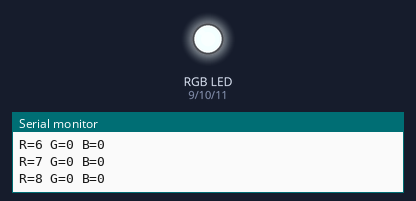
This sketch was run on a simulated Arduino Uno, built with avr-gcc and run on an emulated ATmega328P. Shown: an RGB LED mixed from three pins (HIGH = lit), the last lines printed to the serial monitor. Dim RGB values are drawn brighter than linear.

Above: at 0.15 s.
At 5.32 s:
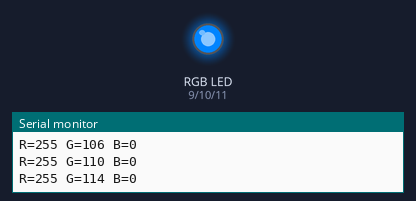
At 9.3 s:
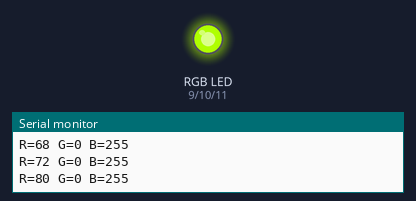
At 15.88 s:
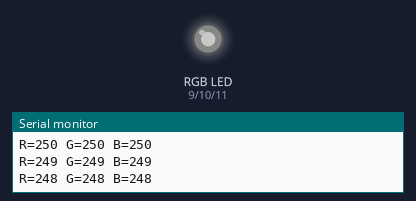
At 21.9 s:
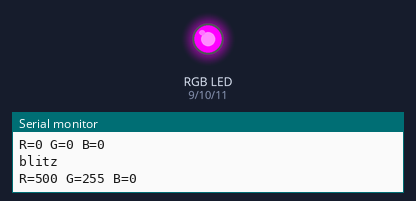
At 37.2 s:
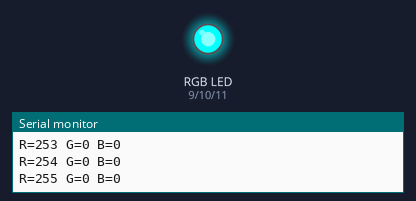
Timing chart, 0 to 40.0 s (numbered marks = the images above):
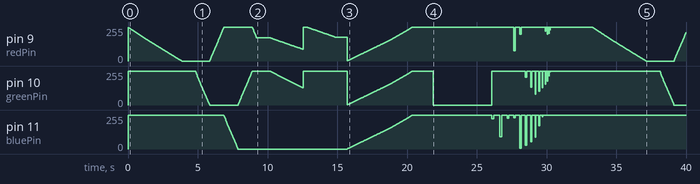

The sketch:

HSV2RGB.ino
```cpp
int RGB[3];
int redPin = 9;
int greenPin = 10;
int bluePin = 11;

void setup() {
  Serial.begin(9600);
  pinMode(redPin, OUTPUT);
  pinMode(greenPin, OUTPUT);
  pinMode(bluePin, OUTPUT);
  sendHSV(0, 0, 0); // luminosité de 0 = éteint les LEDs

}

void loop() {

  // Merci pour l'artiste, je passerais avec un chapeau à la pause
  Serial.println("Fondu en ouverture");
  for (int luminosite = 0; luminosite < 256; luminosite++) { // fade in
    sendHSV(0, 255, luminosite);
    delay(5);
  }
  delay(1000); Serial.println("cycle couleurs");
  for (int teinte = 0; teinte < 256; teinte++) { // cycle les couleurs
    sendHSV(teinte, 255, 255);
    delay(10);
  }
  delay(1000); Serial.println("désature");
  for (int saturation = 255; saturation > 0; saturation--) { // désature
    sendHSV(255, saturation, 255);
    delay(5);
  }
  delay(800); Serial.println("fade out");
  for (int luminosite = 255; luminosite >= 0; luminosite--) { // fade out rapide
    sendHSV(255, 0, luminosite);
    delay(1);
  }
  delay(1500); Serial.println("blitz");
  for (int compteur = 20; compteur >= 0; compteur--) {
    sendHSV(25 * compteur, 255, 25 * compteur);
    delay(10 * compteur);
    sendHSV(25 * compteur, 255, 0);
    delay(30 * compteur);
  }
  delay(3000);

}

void sendHSV(int hue, int sat, int val) {
  hue = map(hue, 0,255,0,259);
  setRGB(hue, sat, val, RGB);
  Serial.print("R="); Serial.print(RGB[0], DEC); Serial.print(" G="); Serial.print(RGB[1], DEC); Serial.print(" B="); Serial.println(RGB[2], DEC);
  analogWrite(redPin, 255-RGB[0]);
  analogWrite(greenPin,255- RGB[1]);
  analogWrite(bluePin, 255-RGB[2]);
}

void setRGB(int hue, int sat, int val, int colors[3]) {
  // hue: 0-259, sat: 0-255, val (lightness): 0-255
  int r, g, b, base;
  if (sat == 0) { // Achromatic color (gray).
    colors[0] = val;
    colors[1] = val;
    colors[2] = val;
  } else  {
    base = ((255 - sat) * val) >> 8;
    switch (hue / 60) {
      case 0:
        r = val;
        g = (((val - base) * hue) / 60) + base;
        b = base;
        break;
      case 1:
        r = (((val - base) * (60 - (hue % 60))) / 60) + base;
        g = val;
        b = base;
        break;
      case 2:
        r = base;
        g = val;
        b = (((val - base) * (hue % 60)) / 60) + base;
        break;
      case 3:
        r = base;
        g = (((val - base) * (60 - (hue % 60))) / 60) + base;
        b = val;
        break;
      case 4:
        r = (((val - base) * (hue % 60)) / 60) + base;
        g = base;
        b = val;
        break;
      case 5:
        r = val;
        g = base;
        b = (((val - base) * (60 - (hue % 60))) / 60) + base;
        break;
    }
    colors[0] = r;
    colors[1] = g;
    colors[2] = b;
  }
}
```
